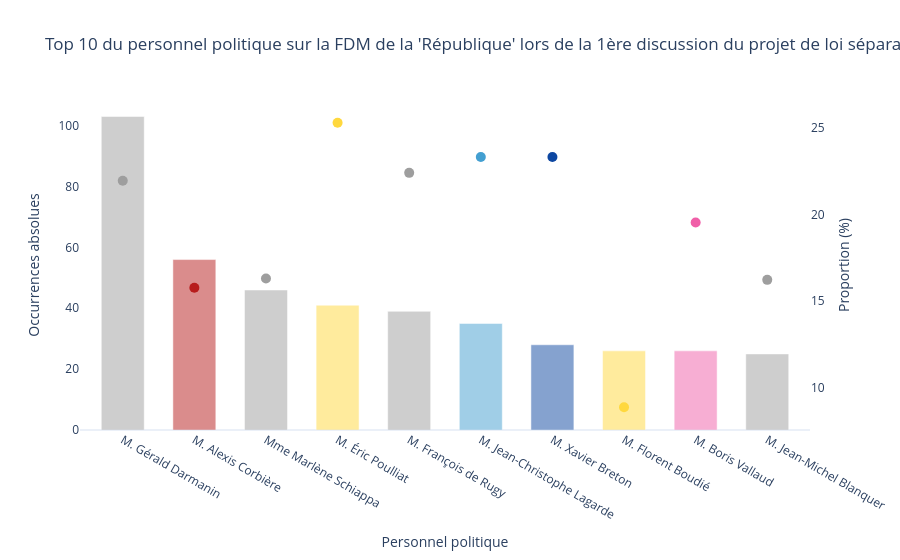

Notebook cell for this chart:
### Code cell
diachronique_séquences_personnel(
    df,
    couleurs_groupes=couleurs_groupes,
    jours=["2021-02-01", "2021-02-02", "2021-02-03", "2021-02-04", "2021-02-05", "2021-02-08", "2021-02-10", "2021-02-11", "2021-02-12", "2021-02-13", "2021-02-16"], 
    periode="jours",
    seuil_min_true=10,
    top_n=10,
    titre="Top 10 du personnel politique sur la FDM de la 'République' lors de la 1ère discussion du projet de loi séparatisme"
)

### Figure 1 — Plotly figure (JSON) as saved in the notebook; plotly's stock layout.template omitted (floating-point values rounded to 4 significant figures)
{"data": [{"hovertemplate": "<b>nom_orateur_clean</b><br>Occurrences : %{y}<extra></extra>", "marker": {"color": "#9E9E9E"}, "name": "M. Gérald Darmanin (VA)", "opacity": 0.5, "showlegend": false, "type": "bar", "x": ["M. Gérald Darmanin"], "y": [103], "yaxis": "y"}, {"hovertemplate": "<b>nom_orateur_clean</b><br>Proportion : %{y}<extra></extra>", "line": {"color": "#9E9E9E", "width": 3}, "marker": {"size": 10, "symbol": "circle"}, "name": "M. Gérald Darmanin (%)", "showlegend": false, "type": "scatter", "x": ["M. Gérald Darmanin"], "y": [21.96], "yaxis": "y2"}, {"hovertemplate": "<b>nom_orateur_clean</b><br>Occurrences : %{y}<extra></extra>", "marker": {"color": "#B71C1C"}, "name": "M. Alexis Corbière (VA)", "opacity": 0.5, "showlegend": false, "type": "bar", "x": ["M. Alexis Corbière"], "y": [56], "yaxis": "y"}, {"hovertemplate": "<b>nom_orateur_clean</b><br>Proportion : %{y}<extra></extra>", "line": {"color": "#B71C1C", "width": 3}, "marker": {"size": 10, "symbol": "circle"}, "name": "M. Alexis Corbière (%)", "showlegend": false, "type": "scatter", "x": ["M. Alexis Corbière"], "y": [15.77], "yaxis": "y2"}, {"hovertemplate": "<b>nom_orateur_clean</b><br>Occurrences : %{y}<extra></extra>", "marker": {"color": "#9E9E9E"}, "name": "Mme Marlène Schiappa (VA)", "opacity": 0.5, "showlegend": false, "type": "bar", "x": ["Mme Marlène Schiappa"], "y": [46], "yaxis": "y"}, {"hovertemplate": "<b>nom_orateur_clean</b><br>Proportion : %{y}<extra></extra>", "line": {"color": "#9E9E9E", "width": 3}, "marker": {"size": 10, "symbol": "circle"}, "name": "Mme Marlène Schiappa (%)", "showlegend": false, "type": "scatter", "x": ["Mme Marlène Schiappa"], "y": [16.31], "yaxis": "y2"}, {"hovertemplate": "<b>nom_orateur_clean</b><br>Occurrences : %{y}<extra></extra>", "marker": {"color": "#FFD83E"}, "name": "M. Éric Poulliat (VA)", "opacity": 0.5, "showlegend": false, "type": "bar", "x": ["M. Éric Poulliat"], "y": [41], "yaxis": "y"}, {"hovertemplate": "<b>nom_orateur_clean</b><br>Proportion : %{y}<extra></extra>", "line": {"color": "#FFD83E", "width": 3}, "marker": {"size": 10, "symbol": "circle"}, "name": "M. Éric Poulliat (%)", "showlegend": false, "type": "scatter", "x": ["M. Éric Poulliat"], "y": [25.31], "yaxis": "y2"}, {"hovertemplate": "<b>nom_orateur_clean</b><br>Occurrences : %{y}<extra></extra>", "marker": {"color": "#9E9E9E"}, "name": "M. François de Rugy (VA)", "opacity": 0.5, "showlegend": false, "type": "bar", "x": ["M. François de Rugy"], "y": [39], "yaxis": "y"}, {"hovertemplate": "<b>nom_orateur_clean</b><br>Proportion : %{y}<extra></extra>", "line": {"color": "#9E9E9E", "width": 3}, "marker": {"size": 10, "symbol": "circle"}, "name": "M. François de Rugy (%)", "showlegend": false, "type": "scatter", "x": ["M. François de Rugy"], "y": [22.41], "yaxis": "y2"}, {"hovertemplate": "<b>nom_orateur_clean</b><br>Occurrences : %{y}<extra></extra>", "marker": {"color": "#439FD1"}, "name": "M. Jean-Christophe Lagarde (VA)", "opacity": 0.5, "showlegend": false, "type": "bar", "x": ["M. Jean-Christophe Lagarde"], "y": [35], "yaxis": "y"}, {"hovertemplate": "<b>nom_orateur_clean</b><br>Proportion : %{y}<extra></extra>", "line": {"color": "#439FD1", "width": 3}, "marker": {"size": 10, "symbol": "circle"}, "name": "M. Jean-Christophe Lagarde (%)", "showlegend": false, "type": "scatter", "x": ["M. Jean-Christophe Lagarde"], "y": [23.33], "yaxis": "y2"}, {"hovertemplate": "<b>nom_orateur_clean</b><br>Occurrences : %{y}<extra></extra>", "marker": {"color": "#0D47A1"}, "name": "M. Xavier Breton (VA)", "opacity": 0.5, "showlegend": false, "type": "bar", "x": ["M. Xavier Breton"], "y": [28], "yaxis": "y"}, {"hovertemplate": "<b>nom_orateur_clean</b><br>Proportion : %{y}<extra></extra>", "line": {"color": "#0D47A1", "width": 3}, "marker": {"size": 10, "symbol": "circle"}, "name": "M. Xavier Breton (%)", "showlegend": false, "type": "scatter", "x": ["M. Xavier Breton"], "y": [23.33], "yaxis": "y2"}, {"hovertemplate": "<b>nom_orateur_clean</b><br>Occurrences : %{y}<extra></extra>", "marker": {"color": "#FFD83E"}, "name": "M. Florent Boudié (VA)", "opacity": 0.5, "showlegend": false, "type": "bar", "x": ["M. Florent Boudié"], "y": [26], "yaxis": "y"}, {"hovertemplate": "<b>nom_orateur_clean</b><br>Proportion : %{y}<extra></extra>", "line": {"color": "#FFD83E", "width": 3}, "marker": {"size": 10, "symbol": "circle"}, "name": "M. Florent Boudié (%)", "showlegend": false, "type": "scatter", "x": ["M. Florent Boudié"], "y": [8.874], "yaxis": "y2"}, {"hovertemplate": "<b>nom_orateur_clean</b><br>Occurrences : %{y}<extra></extra>", "marker": {"color": "#F05FA8"}, "name": "M. Boris Vallaud (VA)", "opacity": 0.5, "showlegend": false, "type": "bar", "x": ["M. Boris Vallaud"], "y": [26], "yaxis": "y"}, {"hovertemplate": "<b>nom_orateur_clean</b><br>Proportion : %{y}<extra></extra>", "line": {"color": "#F05FA8", "width": 3}, "marker": {"size": 10, "symbol": "circle"}, "name": "M. Boris Vallaud (%)", "showlegend": false, "type": "scatter", "x": ["M. Boris Vallaud"], "y": [19.55], "yaxis": "y2"}, {"hovertemplate": "<b>nom_orateur_clean</b><br>Occurrences : %{y}<extra></extra>", "marker": {"color": "#9E9E9E"}, "name": "M. Jean-Michel Blanquer (VA)", "opacity": 0.5, "showlegend": false, "type": "bar", "x": ["M. Jean-Michel Blanquer"], "y": [25], "yaxis": "y"}, {"hovertemplate": "<b>nom_orateur_clean</b><br>Proportion : %{y}<extra></extra>", "line": {"color": "#9E9E9E", "width": 3}, "marker": {"size": 10, "symbol": "circle"}, "name": "M. Jean-Michel Blanquer (%)", "showlegend": false, "type": "scatter", "x": ["M. Jean-Michel Blanquer"], "y": [16.23], "yaxis": "y2"}], "layout": {"bargap": 0.4, "legend": {"bgcolor": "rgba(255,255,255,0.7)", "x": 0.75, "y": 1.15}, "title": {"text": "Top 10 du personnel politique sur la FDM de la 'République' lors de la 1ère discussion du projet de loi séparatisme"}, "xaxis": {"title": {"text": "Personnel politique"}}, "yaxis": {"showgrid": false, "title": {"text": "Occurrences absolues"}}, "yaxis2": {"overlaying": "y", "showgrid": false, "side": "right", "title": {"text": "Proportion (%)"}}}}
